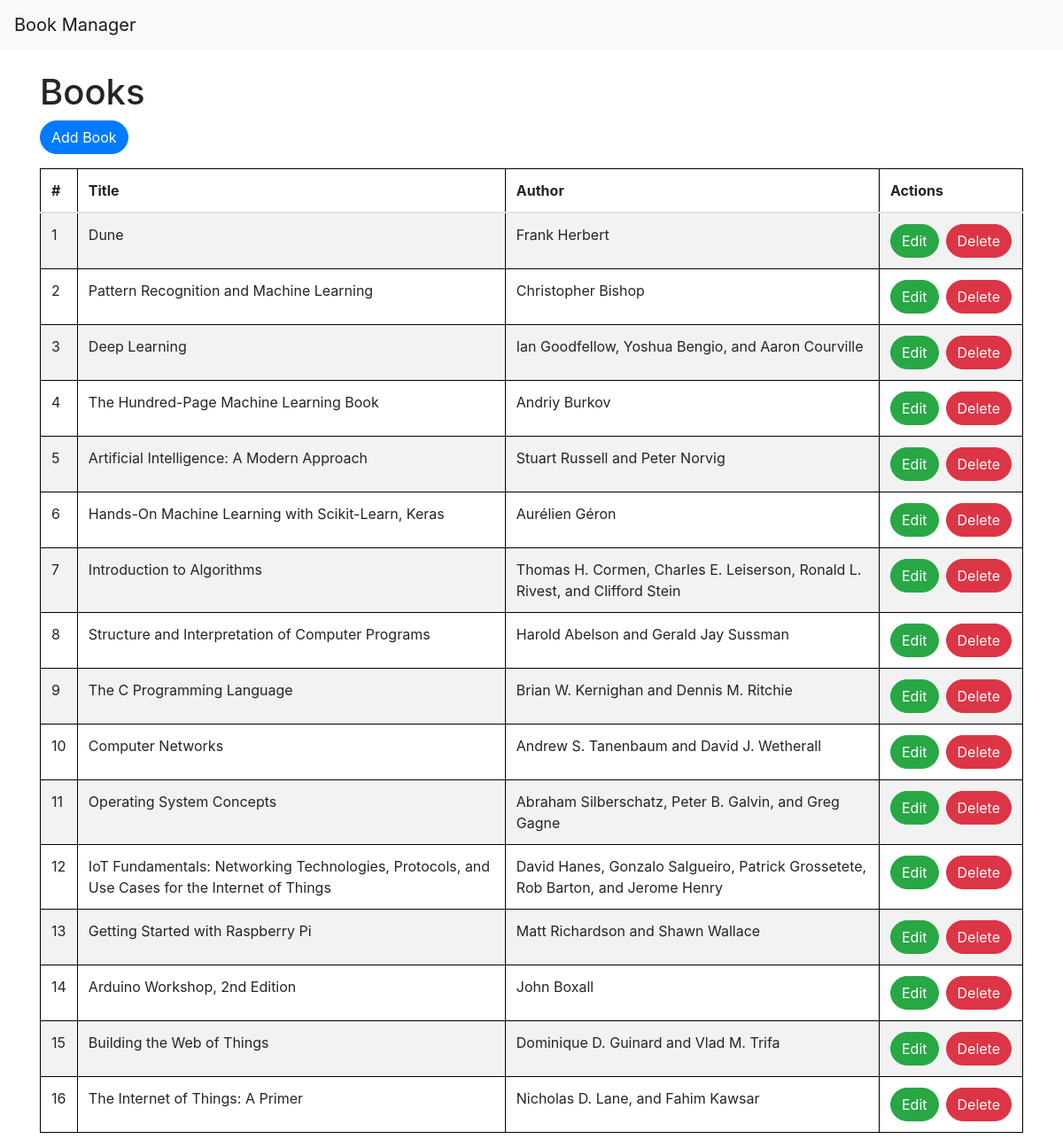
/books, run on the app's committed database.
### app/models/book.py (models this page shows, shortened)
class Book(db.Model):
    id = db.Column(db.Integer, primary_key=True)
    title = db.Column(db.String(100), nullable=False)
    author = db.Column(db.String(100), nullable=False)

### app/routes/book_routes.py (the view)
@book_routes.route('/')
@book_routes.route('/books')
def index():
    books = Book.query.all()
    return render_template('index.html', books=books)

### app/templates/index.html (shortened to what this page needs)
{% extends 'base.html' %}
{% block content %}
    <h1>Books</h1>
    <a href="{{ url_for('book_routes.add_book') }}" class="btn btn-primary mb-3">Add Book</a>
    <table class="table table-striped table-bordered">
        <thead>
            <tr>
                <th>#</th>
                <th>Title</th>
                <th>Author</th>
                <th>Actions</th>
            </tr>
        </thead>
        <tbody>
            {% for book in books %}
                <tr>
                    <td>{{ loop.index }}</td>
                    <td>{{ book.title }}</td>
                    <td>{{ book.author }}</td>
                    <td>
                        <div class="d-flex align-items-center">
                            <a href="{{ url_for('book_routes.edit_book', id=book.id) }}" class="btn btn-success">Edit</a>
                            <a href="{{ url_for('book_routes.delete_confirm', id=book.id) }}" class="btn btn-danger ml-2">Delete</a>
                        </div>
                    </td>
                </tr>
            {% endfor %}
        </tbody>
    </table>
{% endblock %}

### app/templates/base.html (shortened to what this page needs)
<!DOCTYPE html>
<html lang="en">
<head>
    <link rel="stylesheet" href="https://stackpath.bootstrapcdn.com/bootstrap/4.5.2/css/bootstrap.min.css">
</head>
<body>
    <nav class="navbar navbar-expand-lg navbar-light bg-light">
        <a class="navbar-brand" href="{{ url_for('book_routes.index') }}">Book Manager</a>
    </nav>
    <div class="container mt-4">
        {% block content %}{% endblock %}
    </div>
</body>
</html>

### app/templates/base.html (style rules this page uses)
.btn { border-radius: 20px; }
.table-bordered th, .table-bordered td { border: 1px solid #000; }
.table-bordered { border: 1px solid #000; }

### data on the page
Book: title "Dune", author "Frank Herbert"
Book: title "Pattern Recognition and Machine Learning", author "Christopher Bishop"
Book: title "Deep Learning", author "Ian Goodfellow, Yoshua Bengio, and Aaron Courville"
Book: title "The Hundred-Page Machine Learning Book", author "Andriy Burkov"
Book: title "Artificial Intelligence: A Modern Approach", author "Stuart Russell and Peter Norvig"
Book: title "Hands-On Machine Learning with Scikit-Learn, Keras", author "Aurélien Géron"
Book: title "Introduction to Algorithms", author "Thomas H. Cormen, Charles E. Leiserson, Ronald L. Rivest, and Clifford Stein"
Book: title "Structure and Interpretation of Computer Programs", author "Harold Abelson and Gerald Jay Sussman"
Book: title "The C Programming Language", author "Brian W. Kernighan and Dennis M. Ritchie"
Book: title "Computer Networks", author "Andrew S. Tanenbaum and David J. Wetherall"
Book: title "Operating System Concepts", author "Abraham Silberschatz, Peter B. Galvin, and Greg Gagne"
Book: title "IoT Fundamentals: Networking Technologies, Protocols, and Use Cases for the Internet of Things", author "David Hanes, Gonzalo Salgueiro, Patrick Grossetete, Rob Barton, and Jerome Henry"
Book: title "Getting Started with Raspberry Pi", author "Matt Richardson and Shawn Wallace"
Book: title "Arduino Workshop, 2nd Edition", author "John Boxall"
Book: title "Building the Web of Things", author "Dominique D. Guinard and Vlad M. Trifa"
Book: title "The Internet of Things: A Primer", author "Nicholas D. Lane, and Fahim Kawsar"
